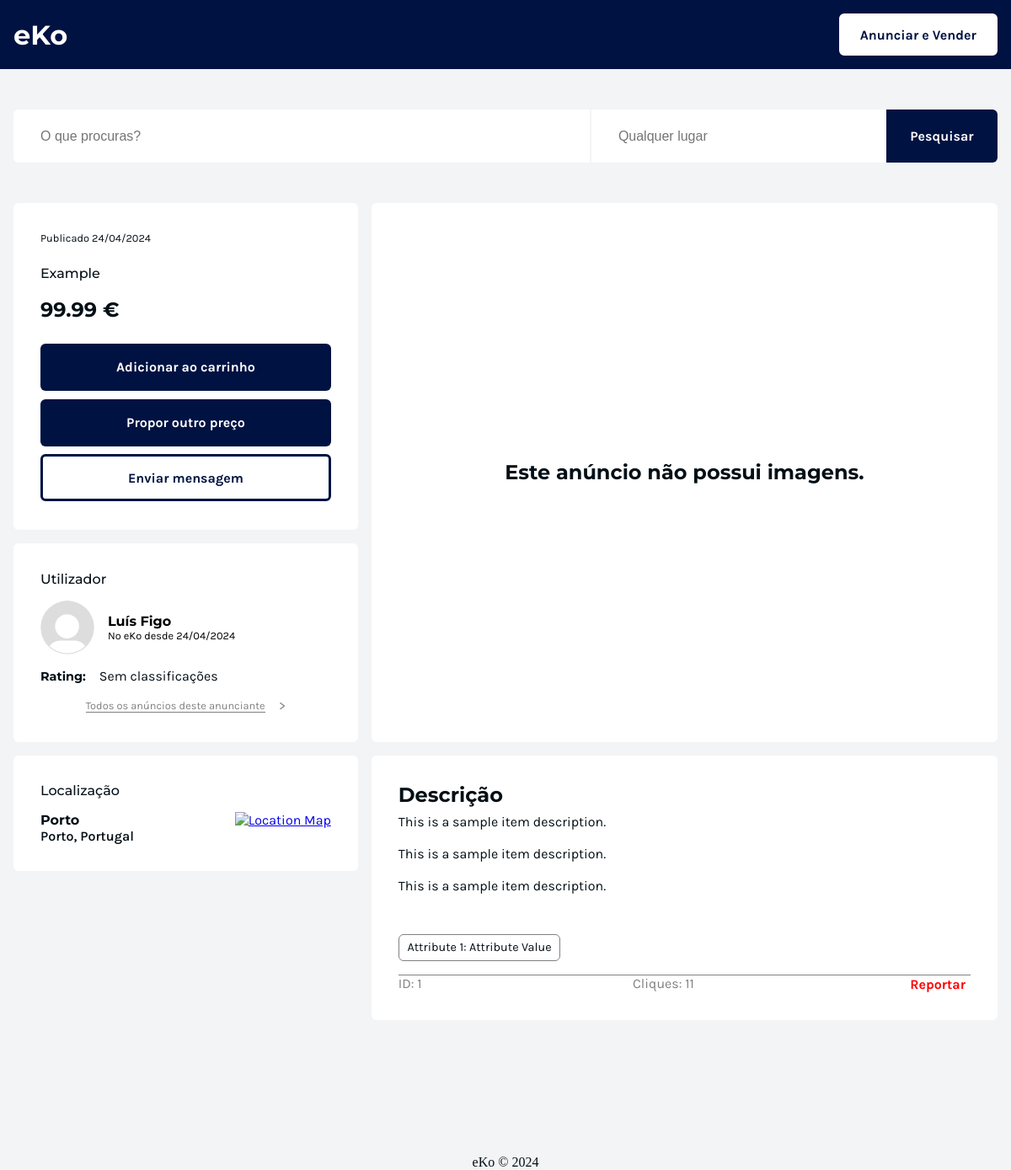
Before: /pages/item.php?id=1 with the older database file.
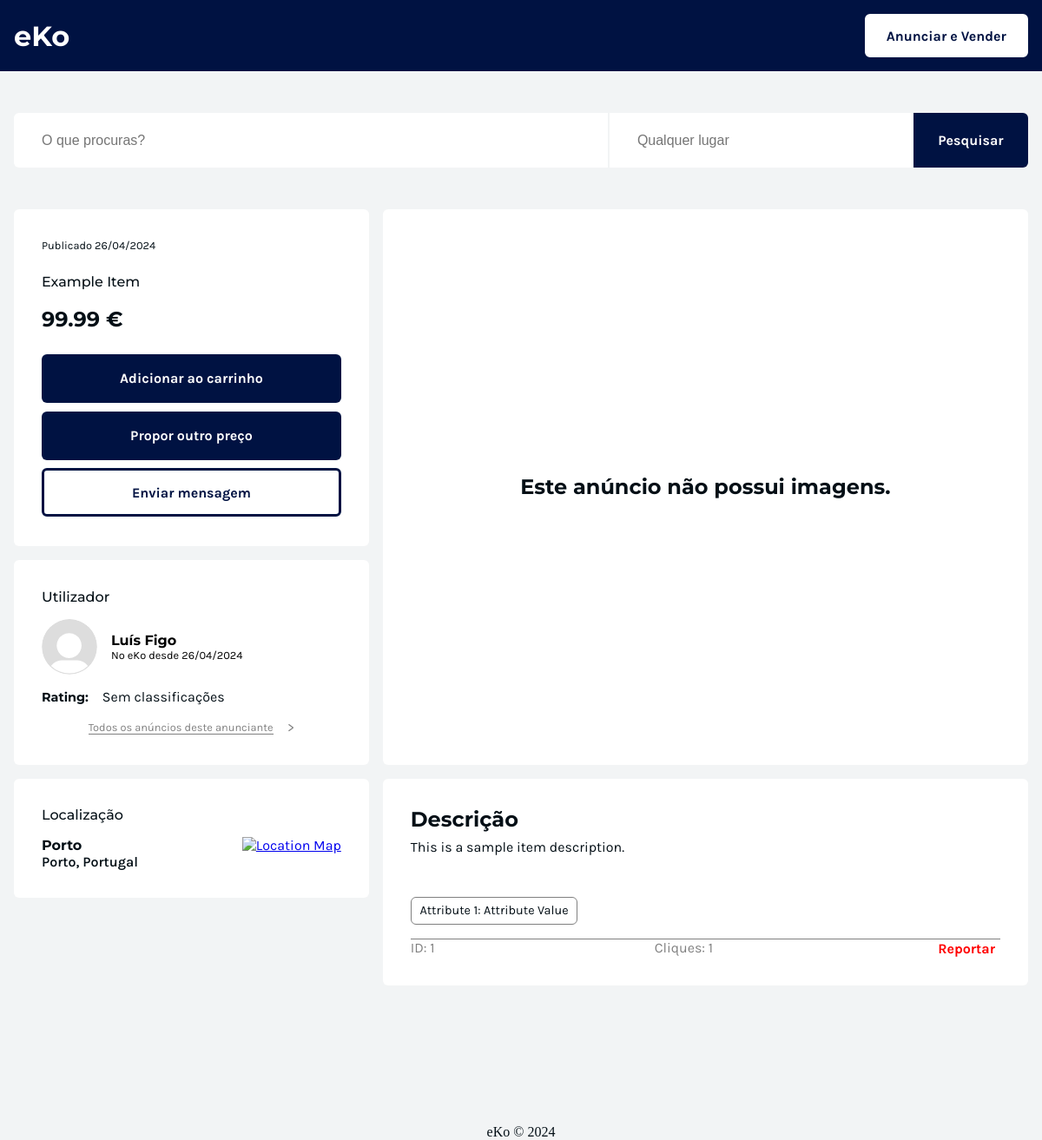
After: the same page with the newer database file.
### tables this page shows
CREATE TABLE item (
  id INTEGER PRIMARY KEY,
  name TEXT,
  description TEXT,
  price REAL DEFAULT 0,
  seller INTEGER,
  category INTEGER,
  status TEXT DEFAULT 'active' CHECK (status IN ('active', 'to send', 'sold')),
  sold_price REAL,
  creation_date DATE DEFAULT CURRENT_DATE,
  clicks INTEGER DEFAULT 0,
  FOREIGN KEY (seller) REFERENCES user(id) ON DELETE CASCADE,
  FOREIGN KEY (category) REFERENCES category(id)
);

CREATE TABLE item_attributes (
  item INTEGER,
  attribute INTEGER,
  value TEXT,
  PRIMARY KEY (item, attribute),
  FOREIGN KEY (item) REFERENCES item(id) ON DELETE CASCADE,
  FOREIGN KEY (attribute) REFERENCES attribute(id) ON DELETE CASCADE
);

CREATE TABLE user (
  id INTEGER PRIMARY KEY,
  first_name TEXT,
  last_name TEXT,
  email TEXT UNIQUE,
  password TEXT,
  address TEXT,
  city TEXT,
  state TEXT,
  country TEXT,
  zipcode TEXT,
  image INTEGER DEFAULT 1,
  admin INTEGER DEFAULT 0,
  registration_date DATETIME DEFAULT CURRENT_TIMESTAMP,
  FOREIGN KEY (image) REFERENCES image(id)
);

### database/item.class.php (called while the page is built, shortened)
<?php
require_once (__DIR__ . '/../database/category.class.php');
require_once (__DIR__ . '/../database/user.class.php');
class Item
{
  public function __construct(
    int $id,
    string $name,
    string $description,
    float $price,
    int $seller,
    int $category,
    string $status,
    ?float $sold_price,
    DateTime $creation_date,
    int $clicks,
    array $attributes,
    array $images
  ) {
    $this->id = $id;
    $this->name = $name;
    $this->description = $description;
    $this->price = $price;
    $this->creation_date = $creation_date;
    $this->attributes = $attributes;
  }
  static function getItem(PDO $db, int $id): ?Item
  {
    $stmt = $db->prepare('
        SELECT id, name, description, price, seller, category, status, sold_price, creation_date, clicks
        FROM item
        WHERE id = ?
      ');
    $stmt->execute(array($id));
    $item = $stmt->fetch();
    $stmt = $db->prepare('
        SELECT attribute as id, attribute.name, value
        FROM item_attributes
        LEFT JOIN attribute ON item_attributes.attribute = attribute.id
        WHERE item = ?
      ');
    $stmt->execute(array($id));
    $attributes = [];
    while ($row = $stmt->fetch()) {
      $attributes[$row['id']] = $row;
    }
    $stmt = $db->prepare('
        SELECT item_image.image as id, image.path
        FROM item_image
        LEFT JOIN image ON item_image.image = image.id
        WHERE item_image.item = ?
      ');
    $stmt->execute(array($id));
    $images = [];
    return new Item(
      $item['id'],
      $item['name'],
      $item['description'],
      $item['price'],
      $item['seller'],
      $item['category'],
      $item['status'],
      $item['sold_price'],
      new DateTime($item['creation_date']),
      $item['clicks'],
      $attributes,
      $images,
    );
  }
}
?>

### utils/session.php (called while the page is built, shortened)
<?php
class Session
{
  public function getId(): ?int
  {
    return isset($_SESSION['id']) ? $_SESSION['id'] : null;
  }
}
?>

### database/user.class.php (called while the page is built, shortened)
<?php
class User
{
  public string $first_name;
  public string $last_name;
  public function __construct(
    int $id,
    string $first_name,
    string $last_name,
    string $email,
    string $password,
    string $address,
    string $city,
    string $state,
    string $country,
    string $zipcode,
    string $image,
    bool $admin,
    DateTime $registration_date
  ) {
    $this->id = $id;
    $this->first_name = $first_name;
    $this->last_name = $last_name;
    $this->city = $city;
    $this->state = $state;
    $this->country = $country;
    $this->image = $image;
    $this->registration_date = $registration_date;
  }
  function name()
  {
    return $this->first_name . ' ' . $this->last_name;
  }
  static function getUser(PDO $db, int $id): ?User
  {
    $stmt = $db->prepare('
        SELECT user.id, first_name, last_name, email, password, address, city, state, country, zipcode, image.path AS image, admin, registration_date
        FROM user
        LEFT JOIN image ON user.image = image.id
        WHERE user.id = ?
      ');
    $stmt->execute(array($id));
    if ($user = $stmt->fetch()) {
      return new User(
        $user['id'],
        $user['first_name'],
        $user['last_name'],
        $user['email'],
        $user['password'],
        $user['address'],
        $user['city'],
        $user['state'],
        $user['country'],
        $user['zipcode'],
        $user['image'],
        (bool) $user['admin'],
        new DateTime($user['registration_date'])
      );
    } else
      return null;
  }
}
?>

### templates/item.tpl.php (the view, shortened to what this page needs)
<?php
require_once (__DIR__ . '/../database/item.class.php');
require_once (__DIR__ . '/../utils/session.php');
require_once (__DIR__ . '/../templates/search-bar.tpl.php');
?>
<?php function drawItem(Item $item, User $seller, array $seller_reviews, bool $is_item_in_wishlist, bool $is_item_in_cart, Session $session)
{ ?>
  <?php
  $is_seller = $session->getId() == $seller->id;
  ?>
  <article id="item">
    <div id="item-image-container">
      <div>
        <?php if (empty($item->images)): ?>
          <div>
            <h2>Este anúncio não possui imagens.</h2>
          </div>
        <?php else: ?>
          <?php foreach ($item->images as $index => $image): ?>
            <img src="<?= '/../' . $image['path'] ?>" alt="Item Image" <?= $index === 0 ? '' : 'style="display: none;"' ?>>
          <?php endforeach; ?>
        <?php endif; ?>
      </div>
    </div>
    <div id="item-description-container">
      <h2>
        Descrição
      </h2>
      <?php if (trim($item->description) === ""): ?>
        <p>Sem descrição.</p>
      <?php else: ?>
        <p><?= nl2br(trim($item->description)) ?></p>
      <?php endif; ?>
      <ul id="item-category-list">
        <?php foreach ($item->attributes as $attribute): ?>
          <li>
            <p><?= $attribute['name'] ?>: <?= $attribute['value'] ?></p>
          </li>
        <?php endforeach; ?>
      </ul>
      <div>
        <p>ID: <?= $item->id ?></p>
        <p>Cliques: <?= $item->clicks ?></p>
        <button id="report-button">
          Reportar
        </button>
      </div>
    </div>
    <div id="item-info">
      <div>
        <p class="small-font-size">Publicado
          <?= $item->creation_date->format('d/m/Y'); ?>
        </p>
        <?php if (!$is_seller): ?>
          <button id="whishlist-btn" data-is-item-in-wishlist=<?= $is_item_in_wishlist ? "1" : "0" ?>></button>
        <?php endif; ?>
      </div>
      <?php if (trim($item->description) === ""): ?>
        <h3 id="item-name">Sem nome</h3>
      <?php else: ?>
        <h3 id="item-name"><?= trim($item->name) ?></h3>
      <?php endif; ?>
      <h2 id="item-price"><?= $item->price ?> €</h2>
      <?php if (!$is_seller): ?>
        <button id="add-to-cart-btn" data-is-item-in-cart=<?= $is_item_in_cart ? "1" : "0" ?>>
          <?= $is_item_in_cart ? "Remover do carrinho" : "Adicionar ao carrinho" ?>
        </button>
        <button id="negotiate-btn">Propor outro preço</button>
        <button id="send-message-btn">Enviar mensagem</button>
      <?php else: ?>
        <button id="edit-btn">Editar anúncio <ion-icon name="create-outline"></ion-icon></button>
        <button id="delete-btn">Apagar anúncio <ion-icon name="trash-outline"></ion-icon></button>
      <?php endif; ?>
    </div>
    <div id="item-location" class="edit-item-location">
      <h3>Localização</h3>
      <div>
        <div>
          <h4><?= $seller->city ?></h4>
          <p><?= $seller->state . ', ' . $seller->country ?></p>
        </div>
        <a href="https://www.google.com/maps/search/?api=1&query=<?= urlencode($seller->city . ', ' . $seller->state . ', ' . $seller->country) ?>"
          target="_blank">
          <img src="https://www.olx.pt/app/static/media/staticmap.65e20ad98.svg" alt="Location Map">
        </a>
      </div>
    </div>
    <div id="seller-info" class="edit-seller-info">
      <h3>Utilizador</h3>
      <a href="/pages/profile.php?id=<?php echo $seller->id; ?>">
        <img id="seller-img" src="<?= '/../' . $seller->image ?>" alt="User Profile Picture">
        <div>
          <h4 id="seller-name"><?= $seller->name() ?></h4>
          <p class="small-font-size">
            No eKo desde
            <?= $seller->registration_date->format('d/m/Y'); ?>
          </p>
        </div>
      </a>
      <div>
        <?php if (empty($seller_reviews)): ?>
          <h6>Rating: </h6>
          <p>Sem classificações</p>
        <?php endif; ?>
      </div>
      <a id="see-all-items-btn" href="/pages/profile.php?id=<?php echo $seller->id; ?>">
        <span>Todos os anúncios deste anunciante</span>
        <span>&gt;</span>
      </a>
    </div>
  </article>
<?php } ?>

### templates/header.tpl.php (shortened to what this page needs)
<?php
require_once (__DIR__ . '/../utils/session.php');
?>
<?php function drawHeader(Session $session)
{ ?>
  <!DOCTYPE html>
  <html lang="pt">
  <head>
    <link rel="stylesheet" href="../css/style.css">
    <link rel="stylesheet" href="../css/header.css">
    <link rel="stylesheet" href="../css/search-bar.css">
    <link rel="stylesheet" href="../css/breadcrumb-nav.css">
    <link rel="stylesheet" href="../css/filters.css">
    <link rel="stylesheet" href="../css/item.css">
    <link rel="stylesheet" href="../css/items.css">
    <link rel="stylesheet" href="../css/profile.css">
    <link rel="stylesheet" href="../css/inbox.css">
    <link rel="stylesheet" href="../css/cart.css">
    <link rel="stylesheet" href="../css/seller.css">
    <link rel="stylesheet" href="../css/admin.css">
    <link rel="stylesheet" href="../css/editItem.css">
  </head>
  <body>
    <header id="header">
      <div>
        <h1>eKo</h1>
        <nav>
          <ul>
            <li><a href="#">Anunciar e Vender</a></li>
          </ul>
        </nav>
      </div>
    </header>
    <main>
    <?php } ?>

### templates/search-bar.tpl.php (shortened to what this page needs)
<?php function drawSearchBar()
{ ?>
  <div id="search-bar-container">
    <div id="search-bar">
      <input type="text" placeholder="O que procuras?">
    </div>
    <div id="search-location">
      <input type="text" placeholder="Qualquer lugar">
    </div>
    <button>Pesquisar</button>
  </div>
<?php } ?>

### pages/item.php (shortened to what this page needs)
<?php
require_once (__DIR__ . '/../utils/session.php');
$session = new Session();
require_once (__DIR__ . '/../database/connection.db.php');
require_once (__DIR__ . '/../database/item.class.php');
require_once (__DIR__ . '/../database/user.class.php');
require_once (__DIR__ . '/../templates/header.tpl.php');
require_once (__DIR__ . '/../templates/footer.tpl.php');
require_once (__DIR__ . '/../templates/search-bar.tpl.php');
require_once (__DIR__ . '/../templates/item.tpl.php');
$db = getDatabaseConnection();
$item = Item::getItem($db, intval($_GET['id']));
drawHeader($session);
drawSearchBar();
if (!$item): ?>
  <h2>Ups! Página não encontrada. Por favor, verifique o URL e tente novamente.</h2>
<?php else:
  $item->increaseNumberOfClicks($db);
  $seller = User::getUser($db, $item->seller);
  $seller_reviews = User::getUserReviews($db, $item->seller);
  $is_item_in_wishlist = $id ? User::isItemInWishlist($db, $id, $item->id) : false;
  $is_item_in_cart = $id ? User::isItemInCart($db, $id, $item->id) : false;
  drawItem($item, $seller, $seller_reviews, $is_item_in_wishlist, $is_item_in_cart, $session);
endif;
drawFooter();
?>

### templates/footer.tpl.php
<?php function drawFooter()
{ ?>
  </main>
  <footer>
    eKo &copy; <?php echo date("Y"); ?>
  </footer>
  </body>
  </html>
<?php } ?>

### css/style.css (style rules this page uses)
body { --oxford-blue: #000022; --penn-blue: #001242; --blue: #0094C6; --lapis-lazuli: #005E7C; --rich-black: #040F16; --background: #F2F4F5; color: var(--rich-black); background-color: var(--background); margin: 0; display: flex; flex-direction: column; align-items: center; justify-content: center; }
main { display: flex; flex-direction: column; align-items: center; justify-content: center; gap: 2rem; width: 100%; max-width: 1300px; padding-left: 1rem; padding-right: 1rem; padding-top: 1rem; padding-bottom: 10rem; box-sizing: border-box; }
h1, h2, h3, h4, h5, h6 { font-family: "Montserrat", sans-serif; }
h3, h4, h5, h6 { margin: 0; }
h3 { font-weight: 500; }
h6 { font-size: 0.9rem; }
p, span, button, a, div::before, div::after, textarea, label { font-family: "Karla", sans-serif; font-size: 1rem; }
.small-font-size { margin: 0; font-size: 0.8rem; }
button { font-weight: 700; }
input { font-size: 1rem; }

### css/header.css (style rules this page uses)
#header { display: flex; flex-direction: row; align-items: center; justify-content: center; box-sizing: border-box; width: 100%; background-color: var(--penn-blue); color: white; }
#header > div { display: flex; flex-direction: row; align-items: center; justify-content: space-between; width: 100%; max-width: 1300px; padding-left: 1rem; padding-right: 1rem; box-sizing: border-box; }
#header ul { display: flex; flex-direction: row; align-items: center; justify-content: center; gap: 2rem; list-style: none; }
#header ul a { display: flex; flex-direction: row; align-items: center; gap: 0.4rem; color: white; font-weight: 700; text-decoration: none; }
#header ul li:last-of-type a { background-color: white; color: var(--penn-blue); padding: 0.6rem 1.2rem 0.6rem 1.2rem; border: 6px solid white; border-radius: 6px; }

### css/search-bar.css (style rules this page uses)
#search-bar-container { display: flex; flex-direction: row; width: 100%; max-width: 1300px; box-sizing: border-box; padding: 2rem 0rem 1rem 0rem; }
#search-bar-container > div { display: flex; flex-direction: row; align-items: center; padding-left: 1rem; background-color: white; }
#search-bar-container input { width: 100%; padding: 1.4rem 1rem 1.4rem 1rem; border: none; background-color: white; }
#search-bar-container button { flex: 0.3; padding: 1rem; border: none; border-top-right-radius: 6px; border-bottom-right-radius: 6px; background-color: var(--penn-blue); color: white; cursor: pointer; }
#search-bar { flex: 2; border: none; border-top-left-radius: 6px; border-bottom-left-radius: 6px; }
#search-location { flex: 1; border: none; border-left: 2px solid var(--background); }

### css/items.css (style rules this page uses)
#items-container li h2, h3, h4, p { margin: 0; }

### css/inbox.css (style rules this page uses)
#inbox-container li h2, h3, h4, p { margin: 0; font-size: 1rem; }

Changed rows visible on the page:
changed item: description "This is a sample item description. This is a sample item description. This is a sample item description." → "This is a sample item description."; name "Example" → "Example Item"
Other visible differences:
$item->clicks: "11" → "1"
$item->creation_date->format('d/m/Y'): "24/04/2024" → "26/04/2024"
$seller->registration_date->format('d/m/Y'): "24/04/2024" → "26/04/2024"
